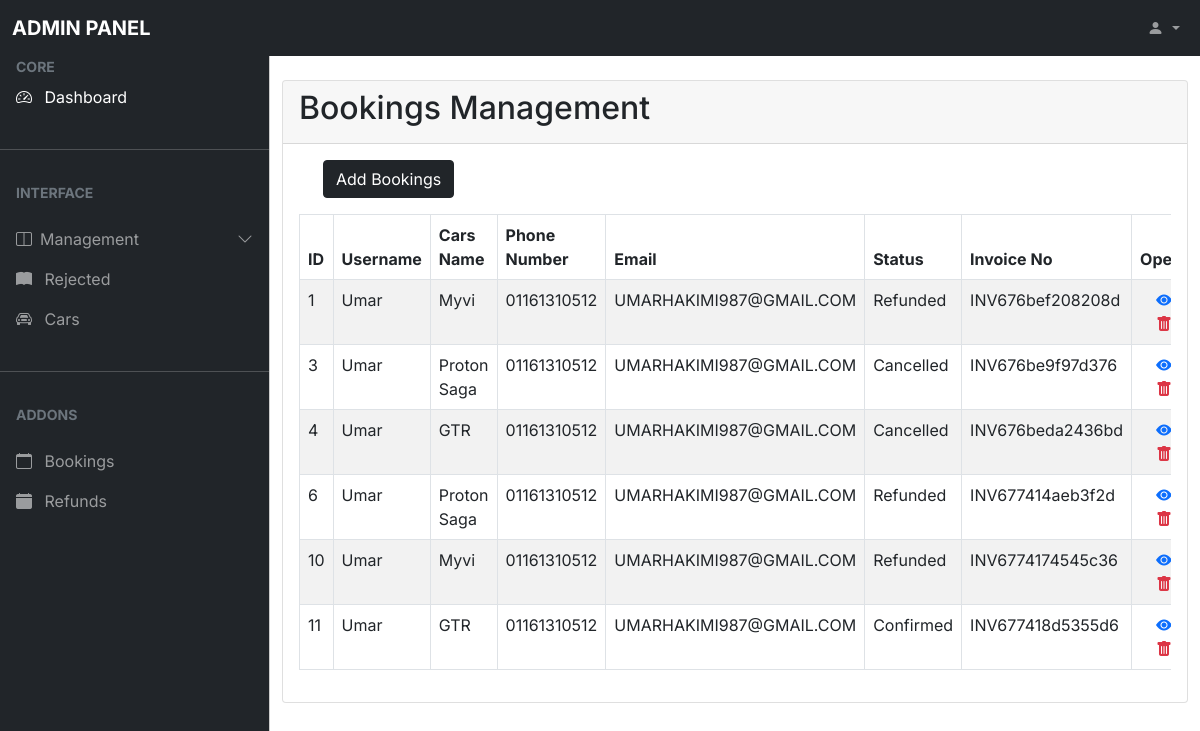
The page /admins/bookings.php on the database its author committed.
### tables this page shows
CREATE TABLE `bookings` (
  `id` int(11) NOT NULL,
  `user_name` varchar(255) NOT NULL,
  `client_name` varchar(255) NOT NULL,
  `cars_name` varchar(255) NOT NULL,
  `full_name` varchar(255) NOT NULL,
  `email` varchar(255) NOT NULL,
  `phone_num` varchar(255) NOT NULL,
  `ic_no` varchar(255) NOT NULL,
  `driver_no` varchar(255) NOT NULL,
  `days_rented` int(255) NOT NULL,
  `deposit` varchar(255) NOT NULL,
  `total` varchar(255) NOT NULL,
  `status` varchar(255) NOT NULL,
  `pickup_location` varchar(255) DEFAULT NULL,
  `dropoff_location` varchar(255) DEFAULT NULL,
  `pickup_date` datetime DEFAULT NULL,
  `dropoff_date` datetime DEFAULT NULL,
  `invoice_no` varchar(255) DEFAULT NULL,
  `invoice_date` date DEFAULT NULL,
  `state` varchar(255) DEFAULT NULL,
  `city` varchar(255) DEFAULT NULL,
  `payment_method` varchar(255) NOT NULL,
  `stripe_id` varchar(255) NOT NULL,
  `refund_id` varchar(255) NOT NULL,
  `refund_date` datetime DEFAULT NULL,
  `refund_total` varchar(255) NOT NULL
);

### admins/bookings.php (the view, shortened to what this page needs)
<?php
require_once("includes/headerAdmins.php");
include "../db_conn.php";
?>
<main class="mt-5 pt-3">
<div class="container mt-3 gap">
    <div class="row justify-content-center">
        <div class="col-md-13 mb-4">
            <div class="card ">
                <div class="card-header">
                    <h2 class="card-title">Bookings Management</h2>
                </div>
                <div class="card-body">
                    <div class="container mb-3">
                        <a href="bookings-add.php" class="btn btn-dark">Add Bookings</a>
                    </div>
                    <div class="table-responsive">
                        <table class="table table-striped table-bordered">
                            <thead>
                                <tr>
                                    <th scope="col">ID</th>
                                    <th scope="col">Username</th>
                                    <th scope="col">Cars Name</th>
                                    <th scope="col">Phone Number</th>
                                    <th scope="col">Email</th>
                                    <th scope="col">Status</th>
                                    <th scope="col">Invoice No</th>
                                    <th scope="col">Operations</th>
                                </tr>
                            </thead>
                            <tbody>
                                <?php
                                $sql = "SELECT * FROM bookings";
                                $result = mysqli_query($conn, $sql);
                                if ($result) {
                                    while ($row = mysqli_fetch_assoc($result)) {
                                        $id = $row['id'];
                                        $user_name = $row['user_name'];
                                        $cars_name = $row['cars_name'];
                                        $phonenum = $row['phone_num'];
                                        $email = $row['email'];
                                        $status = $row['status'];
                                        $invoice_no = $row['invoice_no'];
                                        echo '<tr>
                                            <td>' . $id . '</td>
                                            <td>' . $user_name . '</td>
                                            <td>' . $cars_name . '</td>
                                            <td>' . $phonenum . '</td>
                                            <td>' . $email . '</td>
                                            <td>' . $status . '</td>
                                            <td>' . $invoice_no . '</td>
                                            <td>
                                            <a title="View" href="bookings-info.php?infoid=' . $id . '" class="ms-3"><i class=" bi bi-eye-fill"></i></a>
                                                <a title="Update" href="bookings-update.php?updateid=' . $id . '" class="ms-3"><i class="text-warning bi bi-pencil-fill"></i></a>
                                                <a title="Delete" href="bookings-delete.php?deleteid=' . $id . '" class="ms-3"><i class="text-danger bi bi-trash-fill"></i></a>
                                            </td>
                                        </tr>';
                                    }
                                }
                                ?>
                            </tbody>
                        </table>
                    </div>
                </div>
            </div>
        </div>
    </div>
</div>
</main>

### admins/includes/css/stylesheet.css (style rules this page uses)
body, button { font-family: "Inter", sans-serif; }
:root { --offcanvas-width: 270px; --topNavbarHeight: 56px; }
@media (min-width: 992px) { body { overflow: auto !important; } }
@media (min-width: 992px) { main { margin-left: var(--offcanvas-width); } }

### rows shown on the page
bookings: id "1", user_name "Umar", cars_name "Myvi", phone_num "01161310512", email "UMARHAKIMI987@GMAIL.COM", status "Refunded", invoice_no "INV676bef208208d"
bookings: id "3", user_name "Umar", cars_name "Proton Saga", phone_num "01161310512", email "UMARHAKIMI987@GMAIL.COM", status "Cancelled", invoice_no "INV676be9f97d376"
bookings: id "4", user_name "Umar", cars_name "GTR", phone_num "01161310512", email "UMARHAKIMI987@GMAIL.COM", status "Cancelled", invoice_no "INV676beda2436bd"
bookings: id "6", user_name "Umar", cars_name "Proton Saga", phone_num "01161310512", email "UMARHAKIMI987@GMAIL.COM", status "Refunded", invoice_no "INV677414aeb3f2d"
bookings: id "10", user_name "Umar", cars_name "Myvi", phone_num "01161310512", email "UMARHAKIMI987@GMAIL.COM", status "Refunded", invoice_no "INV6774174545c36"
bookings: id "11", user_name "Umar", cars_name "GTR", phone_num "01161310512", email "UMARHAKIMI987@GMAIL.COM", status "Confirmed", invoice_no "INV677418d5355d6"
